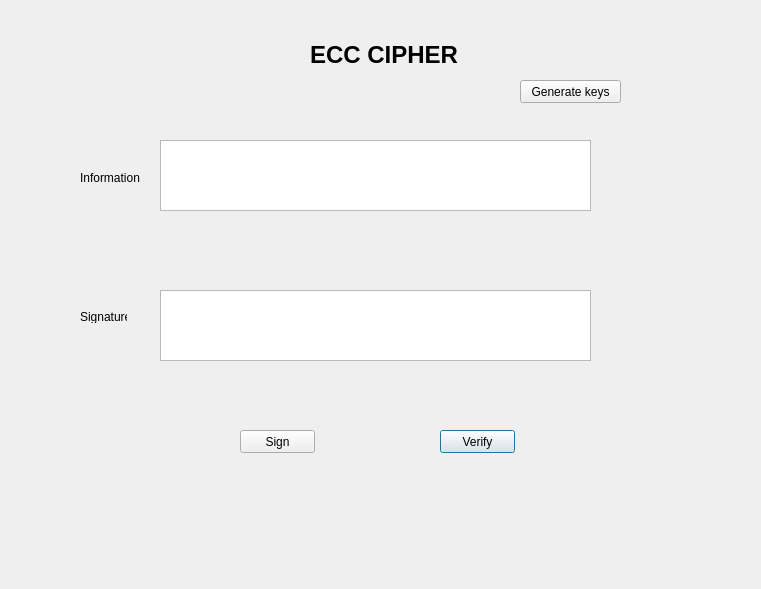
<?xml version="1.0" encoding="UTF-8"?>
<ui version="4.0">
 <class>Dialog</class>
 <widget class="QDialog" name="Dialog">
  <property name="geometry">
   <rect>
    <x>0</x>
    <y>0</y>
    <width>761</width>
    <height>589</height>
   </rect>
  </property>
  <property name="windowTitle">
   <string>Dialog</string>
  </property>
  <widget class="QPushButton" name="btn_verify">
   <property name="geometry">
    <rect>
     <x>440</x>
     <y>430</y>
     <width>75</width>
     <height>23</height>
    </rect>
   </property>
   <property name="text">
    <string>Verify</string>
   </property>
  </widget>
  <widget class="QPushButton" name="btn_sign">
   <property name="geometry">
    <rect>
     <x>240</x>
     <y>430</y>
     <width>75</width>
     <height>23</height>
    </rect>
   </property>
   <property name="text">
    <string>Sign</string>
   </property>
  </widget>
  <widget class="QLabel" name="label_2">
   <property name="geometry">
    <rect>
     <x>80</x>
     <y>170</y>
     <width>61</width>
     <height>16</height>
    </rect>
   </property>
   <property name="text">
    <string>Information</string>
   </property>
  </widget>
  <widget class="QLabel" name="label">
   <property name="geometry">
    <rect>
     <x>310</x>
     <y>40</y>
     <width>151</width>
     <height>31</height>
    </rect>
   </property>
   <property name="text">
    <string>&lt;html&gt;&lt;head/&gt;&lt;body&gt;&lt;p&gt;&lt;span style=&quot; font-size:18pt; font-weight:600;&quot;&gt;ECC CIPHER&lt;/span&gt;&lt;/p&gt;&lt;/body&gt;&lt;/html&gt;</string>
   </property>
  </widget>
  <widget class="QPushButton" name="btn_gen_keys">
   <property name="geometry">
    <rect>
     <x>520</x>
     <y>80</y>
     <width>101</width>
     <height>23</height>
    </rect>
   </property>
   <property name="text">
    <string>Generate keys</string>
   </property>
  </widget>
  <widget class="QTextEdit" name="txt_sign">
   <property name="geometry">
    <rect>
     <x>160</x>
     <y>290</y>
     <width>431</width>
     <height>71</height>
    </rect>
   </property>
  </widget>
  <widget class="QTextEdit" name="txt_info">
   <property name="geometry">
    <rect>
     <x>160</x>
     <y>140</y>
     <width>431</width>
     <height>71</height>
    </rect>
   </property>
  </widget>
  <widget class="QLabel" name="label_3">
   <property name="geometry">
    <rect>
     <x>80</x>
     <y>310</y>
     <width>47</width>
     <height>13</height>
    </rect>
   </property>
   <property name="text">
    <string>Signature</string>
   </property>
  </widget>
 </widget>
 <resources/>
 <connections/>
</ui>
